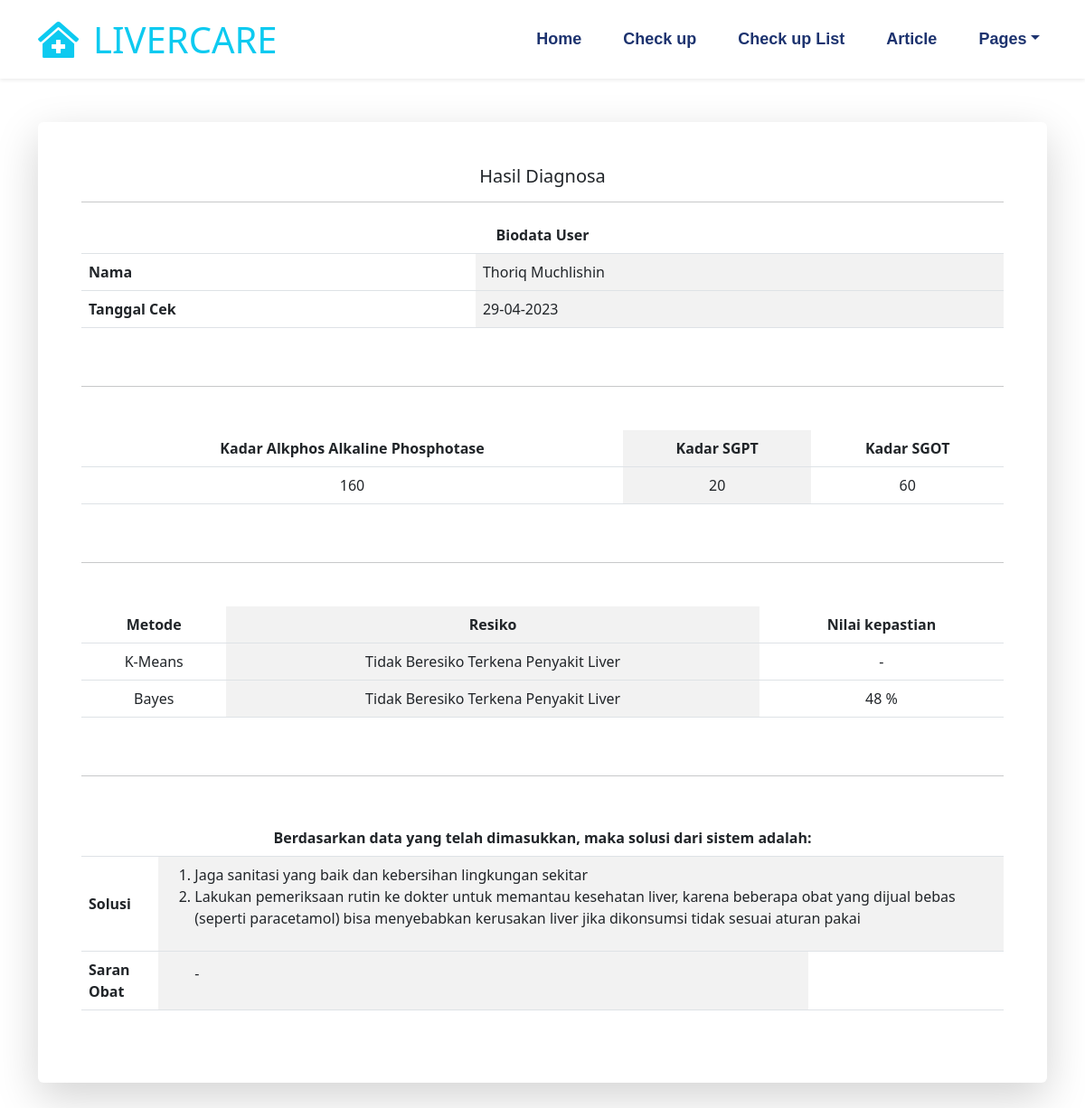
The page /diagnosa.php (signed in) on the database its author committed.
### tables this page shows
CREATE TABLE `data_user` (
  `id` int(5) NOT NULL,
  `id_user` int(11) NOT NULL,
  `nama` varchar(50) NOT NULL,
  `alkphos` int(50) NOT NULL,
  `sgpt` int(50) NOT NULL,
  `sgot` int(50) NOT NULL,
  `tanggal` varchar(50) NOT NULL,
  `waktu` varchar(50) NOT NULL,
  `kmeans` int(10) NOT NULL,
  `bayes` int(10) NOT NULL,
  `persentase` int(11) NOT NULL
);

### diagnosa.php (the view, shortened to what this page needs)
<?php
include('./koneksi.php');
$id_user = $_SESSION['id'];
$user = mysqli_query($connect, "SELECT * FROM data_user WHERE id_user = $id_user ORDER BY id DESC LIMIT 1");
$data = mysqli_fetch_array($user);
?>
<!DOCTYPE html>
<html lang="en">
<head>
    <link href="css/style.css" rel="stylesheet">
    <link href="https://cdnjs.cloudflare.com/ajax/libs/font-awesome/5.15.0/css/all.min.css" rel="stylesheet">
    <link href="https://cdn.jsdelivr.net/npm/bootstrap-icons@1.4.1/font/bootstrap-icons.css" rel="stylesheet">
    <link href="https://cdn.jsdelivr.net/npm/bootstrap@5.3.0-alpha1/dist/css/bootstrap.min.css" rel="stylesheet">
</head>
<body>
    <div class="container-fluid bg-white shadow-sm">
        <div class="container">
            <nav class="navbar navbar-expand-lg bg-white navbar-light py-3 py-lg-0">
                <a href="index.php" class="navbar-brand">
                    <h1 class="m-0 text-uppercase text-info"><i class="fa fa-clinic-medical me-3"></i>LiverCare</h1>
                </a>
                <div class="collapse navbar-collapse" id="navbarCollapse">
                    <div class="navbar-nav ms-auto py-0">
                        <a href="index.php" class="nav-item nav-link">Home</a>
                        <a href="formdiagnosa.php" class="nav-item nav-link">Check up</a>
                        <a href="list.php" class="nav-item nav-link">Check up List</a>
                        <a href="index.php#article" class="nav-item nav-link">Article</a>
                        <div class="nav-item dropdown">
                            <a href="#" class="nav-link dropdown-toggle" data-bs-toggle="dropdown">Pages</a>
                        </div>
                    </div>
                </div>
            </nav>
        </div>
    </div>
    <form action="" method="post">
        <div class="container mt-5 mb-5 ">
            <div class="card border-0 shadow-lg">
                <div class="card-body p-5">
                    <h5 class="card-title text-center">Hasil Diagnosa</h5>
                    <hr>
                    <div class="mb-5 table-responsive">
                        <table class="table table-striped-columns">
                            <thead>
                                <tr class="align-middle text-center">
                                    <th colspan="2">Biodata User</th>
                                </tr>
                            </thead>
                            <tbody>
                                <tr class="align-middle">
                                    <th scope="col">Nama</th>
                                    <td scope="col"><?= $data['nama'] ?></td>
                                </tr>
                                <tr class="align-middle">
                                    <th scope="col">Tanggal Cek</th>
                                    <td scope="col"><?= $data['tanggal'] ?></td>
                                </tr>
                            </tbody>
                        </table>
                    </div>
                    <hr>
                    <div class="mb-5 mt-5 table-responsive">
                        <table class="table table-striped-columns">
                            <thead>
                                <tr class="align-middle text-center">
                                    <th scope="col">Kadar Alkphos Alkaline Phosphotase</th>
                                    <th scope="col">Kadar SGPT</th>
                                    <th scope="col">Kadar SGOT</th>
                                </tr>
                            </thead>
                            <tbody>
                                <tr class="align-middle text-center">
                                    <td><?= $data['alkphos'] ?></td>
                                    <td><?= $data['sgpt'] ?></td>
                                    <td><?= $data['sgot'] ?></td>
                                </tr>
                            </tbody>
                        </table>
                    </div>
                    <hr>
                    <div class="mb-5 mt-5 table-responsive">
                        <table class="table table-striped-columns">
                            <thead>
                                <tr class="align-middle text-center">
                                    <th scope="col">Metode</th>
                                    <th scope="col">Resiko</th>
                                    <th scope="col">Nilai kepastian </th>
                                </tr>
                            </thead>
                            <tbody>
                                <tr class="align-middle text-center">
                                    <td scope="row">K-Means</td>
                                    <td scope="row"><?php
                                                    if ($data['kmeans'] == 1) {
                                                        echo "Beresiko Terkena Penyakit Liver";
                                                    } else {
                                                        echo "Tidak Beresiko Terkena Penyakit Liver";
                                                    }
                                                    ?></td>
                                    <td scope="row">-</td>
                                </tr>
                                <tr class="align-middle text-center">
                                    <td scope="row">Bayes</td>
                                    <td scope="row"><?php
                                                    if ($data['bayes'] == 1) {
                                                        echo "Beresiko Terkena Penyakit Liver";
                                                    } else {
                                                        echo "Tidak Beresiko Terkena Penyakit Liver";
                                                    }
                                                    ?></td>
                                    <td scope="row"><?= $data['persentase'] ?> %</td>
                                </tr>
                            </tbody>
                        </table>
                    </div>
                    <hr>
                    <div class="mb-3 mt-5 table-responsive">
                        <table class="table table-striped-columns">
                            <thead>
                                <tr class="align-middle text-center">
                                    <th colspan="3">Berdasarkan data yang telah dimasukkan, maka solusi dari sistem adalah:</th>
                                </tr>
                            </thead>
                            <tbody>
                                <tr class="align-middle">
                                    <th scope="col">Solusi</th>
                                    <td scope="col" colspan="2">
                                        <?php
                                        if ($data['kmeans'] == 1 || $data['bayes'] == 1) {
                                            echo "
                                            <ol>
                                            <li>Menjalani pola hidup sehat, seperti menurunkan berat badan, berhenti minum alkohol, dan menghindari konsumsi obat-obatan tanpa saran dokter</li>
                                            <li>Memperbanyak minum air putih, istirahat yang cukup, serta mengonsumsi makanan yang sehat, terutama untuk mengatasi hepatitis A</li>
                                            <li>Mengonsumsi obat diuretik dan diet rendah garam, untuk menangani sirosis</li>
                                            </ol>
                                            ";
                                        } else {
                                            echo "
                                            <ol>
                                            <li>Jaga sanitasi yang baik dan kebersihan lingkungan sekitar</li>
                                            <li>Lakukan pemeriksaan rutin ke dokter untuk memantau kesehatan liver, karena beberapa obat yang dijual bebas (seperti paracetamol) bisa menyebabkan kerusakan liver jika dikonsumsi tidak sesuai aturan pakai</li>
                                            </ol>
                                            ";
                                        }
                                        ?>
                                    </td>
                                </tr>
                                <tr class="align-middle">
                                    <th scope="row">Saran Obat</th>
                                    <td>
                                        <?php
                                        if ($data['kmeans'] == 1 || $data['bayes'] == 1) {
                                            echo "
                                            <ol>
                                            <li>Kortikosteroid</li>
                                            <li>Antihipertensi</li>
                                            </ol>
                                            ";
                                        } else {
                                            echo "
                                            <ol>
                                            -
                                            </ol>
                                            ";
                                        }
                                        ?>
                                    </td>
                                    <td>
                                    </td>
                                </tr>
                            </tbody>
                        </table>
                    </div>
                </div>
            </div>
        </div>
    </form>
</body>
</html>

### css/style.css (style rules this page uses)
:root { --primary: #13C5DD; --secondary: #83a5f4; --light: #EFF5F9; --dark: #1d336f; }
.navbar-light .navbar-nav .nav-link { font-family: 'Jost', sans-serif; position: relative; margin-left: 30px; padding: 30px 0; font-size: 18px; font-weight: 700; color: var(--dark); outline: none; transition: .5s; }
@media (min-width: 992px) { .navbar-light .navbar-nav .nav-link::before { position: absolute; content: ""; width: 0; height: 5px; bottom: 0; left: 50%; background: var(--primary); transition: .5s; } }

### rows shown on the page
data_user: nama "Thoriq Muchlishin", tanggal "29-04-2023", alkphos "160", sgpt "20", sgot "60", persentase "48"
